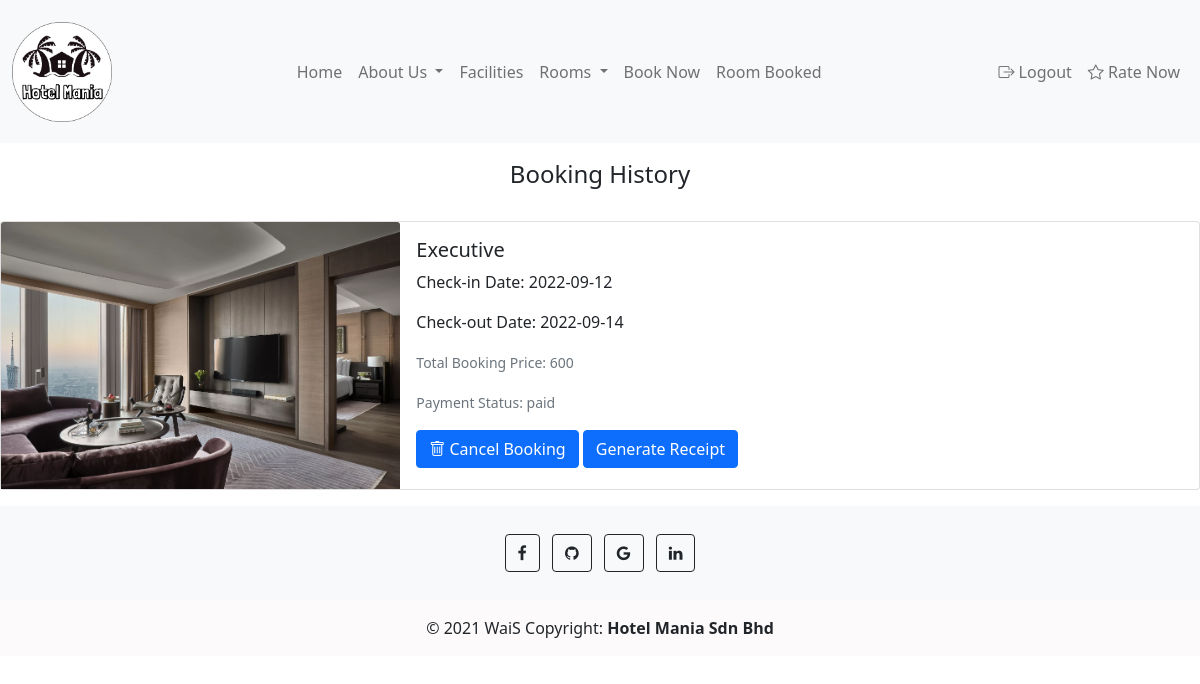
/booking_history.php (signed in), run on an earlier commit of the app's database.
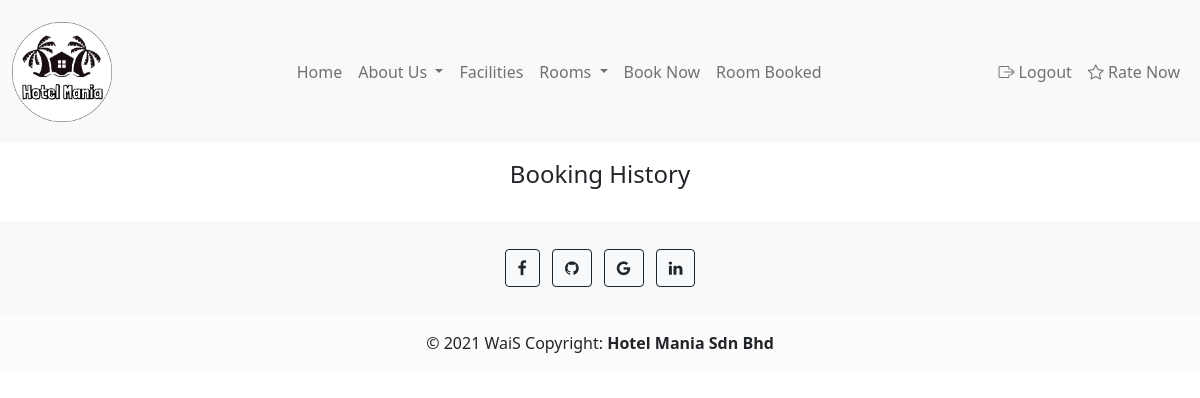
And on a later commit of the database.
### tables this page shows
CREATE TABLE `bookingdb` (
  `bookingId` int(11) NOT NULL,
  `checkInDate` varchar(144) NOT NULL,
  `checkOutDate` varchar(144) NOT NULL,
  `roomType` enum('Normal','Deluxe','Executive') NOT NULL,
  `bookingTotalPrice` double NOT NULL,
  `customerId` int(11) NOT NULL,
  `paymentStatus` enum('paid','unpaid') NOT NULL,
  `bookingcartId` int(11) NOT NULL,
  `roomImage` text NOT NULL,
  `dayDiff` varchar(144) NOT NULL,
  `userId` int(11) NOT NULL
);

### backend/config.php (called while the page is built)
<?php
require_once "product_db.php";
$product_db = new product_db();
?>

### backend/product_db.php (called while the page is built, shortened)
<?php
require_once "DBController.php";
class product_db extends DBController{
    function getBookingHistory()
    {
        $query = "SELECT * FROM bookingdb WHERE userId = '{$_SESSION['userId']}'";
        $productResult = $this->getDBResult($query);
        return $productResult;
    }
}
?>

### backend/DBController.php (called while the page is built, shortened)
<?php
class DBController
{
    private $host = "localhost";
    private $user = "root";
    private $password = "";
    private $database = "hotel_mania";
    private static $conn;
    function __construct()
    {
        $this->conn = mysqli_connect($this->host, $this->user, $this->password, $this->database);
    }
    function getDBResult($query, $params = array())
    {
        $sql_statement = $this->conn->prepare($query);
        $sql_statement->execute();
        $result = $sql_statement->get_result();
        if ($result->num_rows > 0) {
            while ($row = $result->fetch_assoc()) {
                $resultset[] = $row;
            }
        }
        if (! empty($resultset)) {
            return $resultset;
        }
    }
}

### booking_history.php (the view, shortened to what this page needs)
<!DOCTYPE html>
<html lang="en">
<?php require_once "backend/config.php"; ?>
<head>
    <link rel="stylesheet" href="css/booking_history.css">
    <link href="https://cdn.jsdelivr.net/npm/bootstrap@5.1.1/dist/css/bootstrap.min.css" rel="stylesheet">
    <link rel="stylesheet" href="  https://printjs-4de6.kxcdn.com/print.min.css">
    <link rel="stylesheet" href="https://cdn.jsdelivr.net/npm/bootstrap-icons@1.6.0/font/bootstrap-icons.css">
</head>
<?php include 'include_php/header.php';?>
<body>
<h4>Booking History</h4>
<?php
        if(isset($_SESSION['userId'])){
        $query = "SELECT * FROM bookingdb WHERE userId = '{$_SESSION['userId']}'";
        $product_array = $product_db->getBookingHistory($query);
        if (!empty($product_array)) {
            foreach ($product_array as $key => $value) {
        ?>
<div class="card mb-3" style="max-width: 100em;">
  <div class="row g-0">
    <div class="col-md-4">
      <img src="<?php echo $product_array[$key]["roomImage"]; ?>" class="card-img-top" alt="...">
    </div>
    <div class="col-md-8">
      <div class="card-body">
        <h5 class="card-title"><?php echo $product_array[$key]["roomType"]; ?></h5>
        <p class="card-text">Check-in Date: <?php echo $product_array[$key]["checkInDate"]; ?></p>
        <p class="card-text">Check-out Date: <?php echo $product_array[$key]["checkOutDate"]; ?></p>
        <p class="card-text"><small class="text-muted"> <p class="card-text">Total Booking Price: <?php echo $product_array[$key]["bookingTotalPrice"]; ?></p></small></p>
        <p class="card-text"><small class="text-muted"> <p class="card-text">Payment Status: <?php echo $product_array[$key]["paymentStatus"]; ?></p></small></p>
        <a class="btn btn-primary" href="backend/booking_history_backend.php?bookingId=<?php echo $product_array[$key]["bookingId"];?>" onClick="return confirm('Are you sure you want to delete?')"><i class="bi bi-trash"></i> Cancel Booking</a>
        <button type="button" class="btn btn-primary" onclick="printJS('printJS-form', 'html')">Generate Receipt</button>
      </div>
            <?php
              $query = "SELECT * FROM bookingdb";
              $product_array = $product_db->getBookingHistory($query);
              ?>
    </div>
  </div>
</div>
<?php } } }else {
    echo "<script type='text/javascript'>alert('Please login or register your account.');</script>";
    echo "<script> location.href = './login.php';</script>";
}?>
<?php include 'include_php/footer.php';?>
  </body>
</html>

What changed in the data, as far as the page shows it:
removed bookingdb: roomImage (picture), roomType "Executive", checkInDate "2022-09-12", checkOutDate "2022-09-14", bookingTotalPrice "600", paymentStatus "paid"
